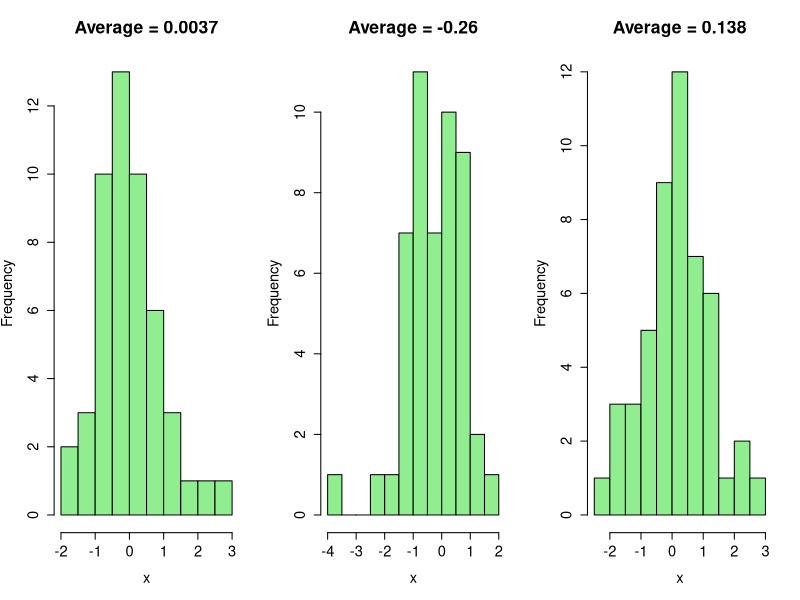
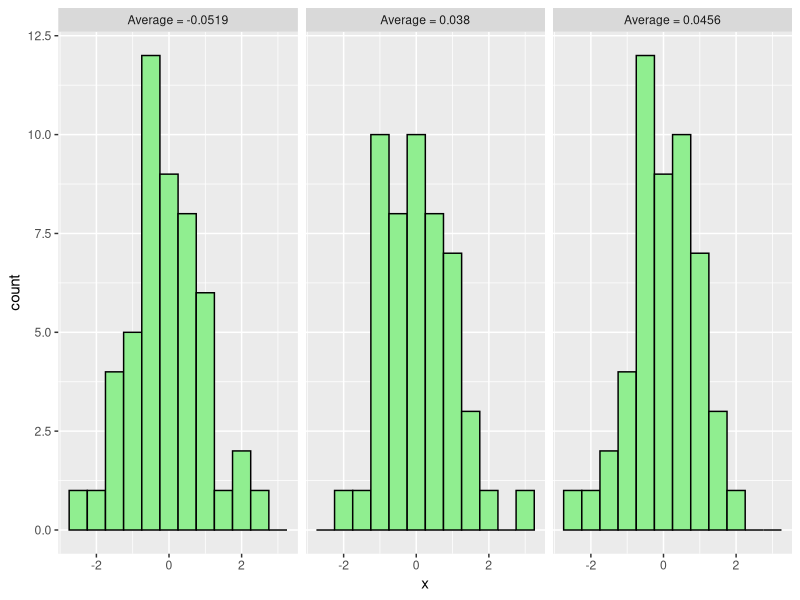
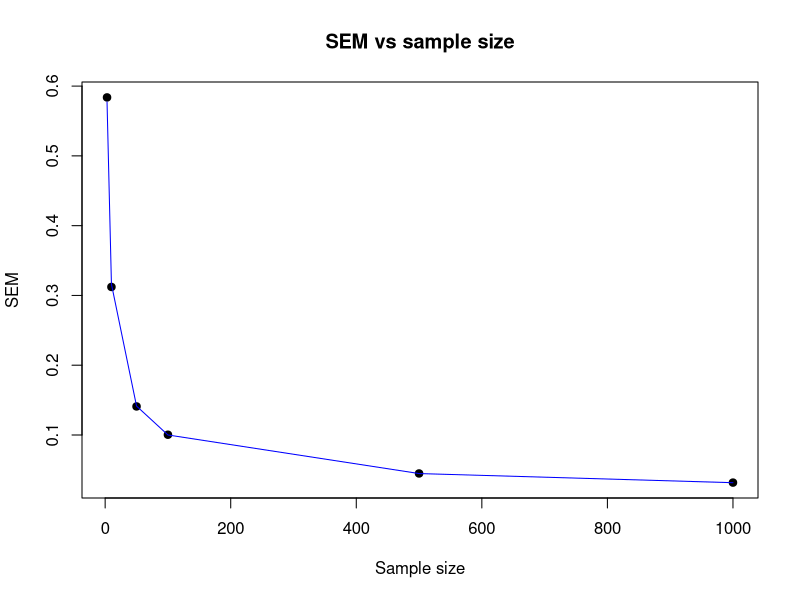
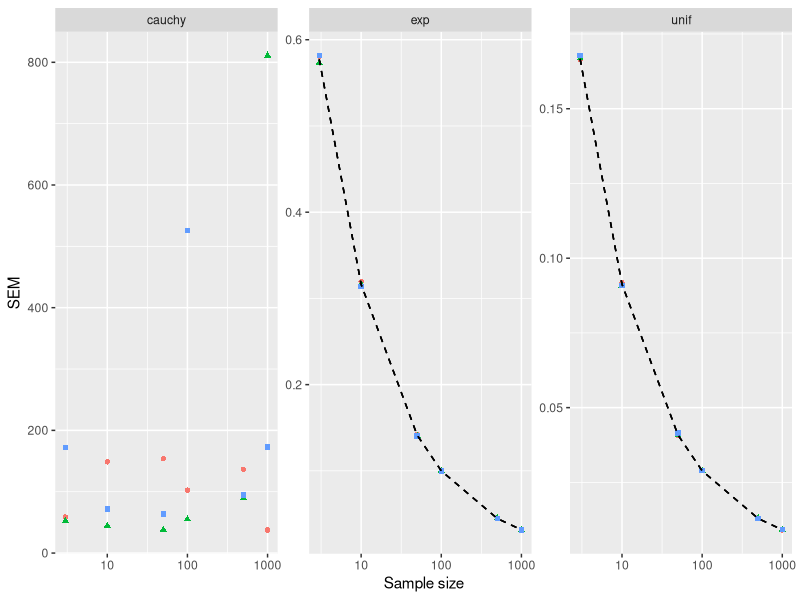
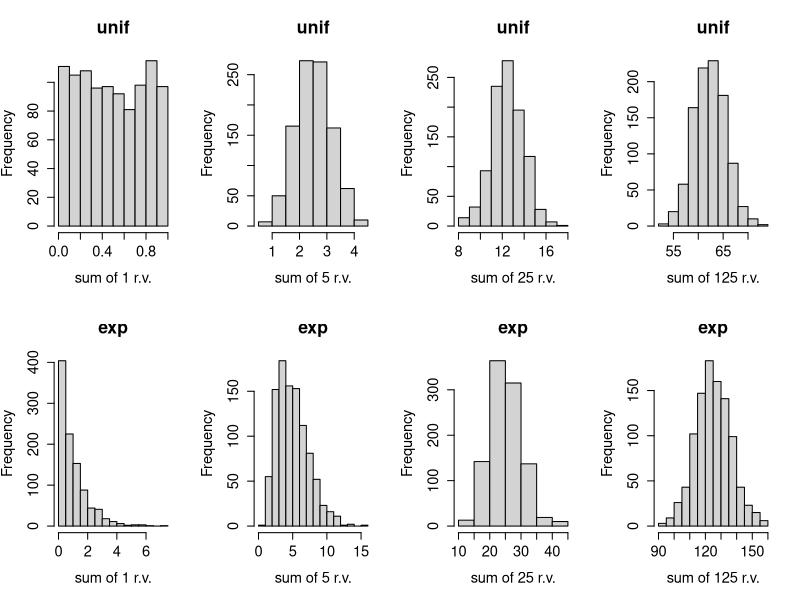
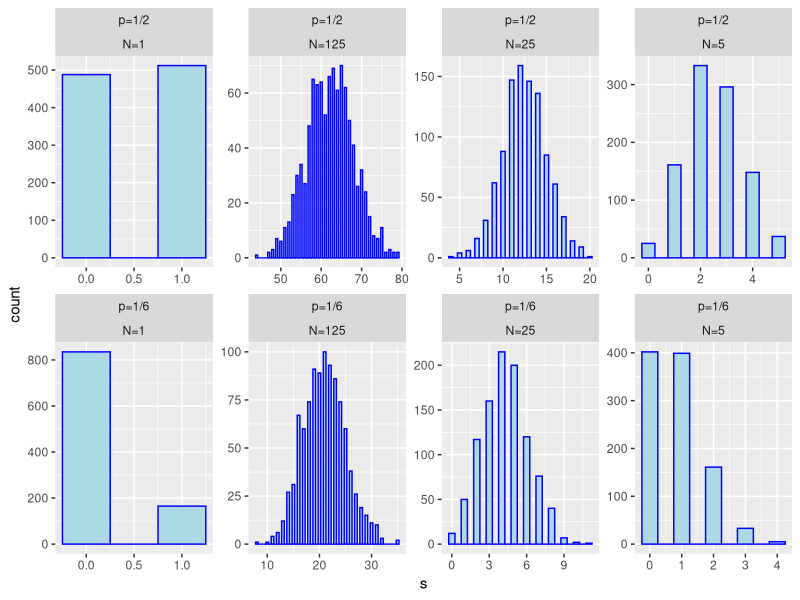

These charts were generated, in order, by the following R code:
## ---- chunk 1
library(ggplot2)
knitr::opts_chunk$set(echo = TRUE)
## ---- chunk 2
old.par <- par(mfrow=c(1,3),ps=16)
for ( iTry in 1:3 ) {
  x=rnorm(50,mean=0,sd=1)
  hist(x,breaks=10,col='lightgreen',main=paste("Average =",signif(mean(x),3)))
}
par(old.par)
## ---- chunk 3
ggplot(transform(data.frame(x=rnorm(150),y=rep(1:3,50)),y=paste("Average =",signif(unlist(lapply(unstack(data.frame(x,y)),mean))[y],3))),aes(x=x))+geom_histogram(binwidth=0.5,colour="black",fill='lightgreen')+facet_wrap(~y)
## ---- chunk 4
# different sample sizes we are going to try:
sample.sizes=c(3,10,50, 100, 500, 1000)
# how many samples of given size to draw:
Ntrials <- 10000

# we will use the vector below to keep the SD of the distribution of the means at each given sample size
# (note that it's ok to initialize with an empty vector of length 0 - if we index it out of bounds
# later, it will autoexpand on assignment, see examples in the slides) 
mean.sds = numeric(0) 

for ( N in sample.sizes ) { # try different sample sizes

 # insert your code here (you may want to check the slides).  ## We'll use matrix formulation for better performance:
  x <- matrix(rnorm(N*Ntrials),nrow=N)
  
 # 1) At each given N (i.e. in each iteration of the outer loop) you have to draw large number 
 # (e.g. 1000) of samples of size N from the distribution of your choice (e.g. normal, uniform, exponential, ...), calculate the mean of each of those samples and save them all into
 # a vector m.
 #
 # We've been asked to have vector called "m", let's 
 # dutifully make one:
  
  m <- colMeans(x)
  
 # 2) Now, with vector m in hand, we want to characterize how much the sample mean fluctuates
 # from one experiment (experiment=taking a sample of N measurements) to the next. Instead of just
 # drawing a histogram, this time we will calculate the standard deviation of the distribution
 # represented by the vector m. Use function sd().
 #
  
 # 3) save the result (sd of the distributions of the means for current N) into the vector means.sds.
 # You can use c() or you can use an indexing variable, in the latter case you will need to add it to the
 # code and increment properly

  # Here both points 2) - on the right side of assignment - and 3) - on the left side - are accomplished together:
  
  mean.sds[length(mean.sds)+1] <- sd(m)

}

# at this point, you should have the vector mean.sds filled. It should have length 6 and keep the values of 
# the standard deviation of the mean (known as the standard error of the mean, SEM) at different sample sizes 
# (mean.sds[1] is the SEM at N=3, mean.sds[2] is the SEM at N=10, and so on)

# let us now PLOT the SEM (i.e. the "typical" error we expect the sample mean to exhibit in any 
# given experiment) as a function of the sample size, N. 

plot(sample.sizes,mean.sds, main="SEM vs sample size",pch=19,xlab="Sample size",ylab="SEM")
lines(sample.sizes,1/sqrt(sample.sizes),col='blue')
## ---- chunk 5
x <- matrix(rnorm(1000000),ncol=10)
pt1 <- proc.time()
m <- rowMeans(x)
proc.time()-pt1
head(m)
pt1 <- proc.time()
m <- apply(x,1,mean)
proc.time()-pt1
head(m)
## ---- chunk 6
# fix seed to avoid one sample from Cauchy dominating everything else:
set.seed(1234567)
dfTmp <- NULL
for ( dShape in c("exp","unif","cauchy")) {
  for ( N in sample.sizes ) {
    for ( iTry in 1:3 ) {
      dfTmp <- rbind(dfTmp,data.frame(n=N,try=iTry,distr=dShape,sem=sd(colMeans(matrix(match.fun(paste0("r",dShape))(N*Ntrials),nrow=N))),s=c(exp=1,unif=1/sqrt(12),cauchy=NA)[dShape]))
    }
  }
}
ggplot(dfTmp,aes(x=n,y=sem,shape=factor(try),colour=factor(try)))+geom_point()+facet_wrap(~distr,scales="free")+theme(legend.position="none")+geom_path(aes(x=n,y=s/sqrt(n)),colour="black",linetype=2) + scale_x_log10() + xlab("Sample size") + ylab("SEM")
## ---- chunk 7
old.par <- par(mfcol=c(2,4),ps=16)
# let's loop over multiple values of N:
for ( N in 5^(0:3) ) {
  # let's try two different distributions:
  for ( dShape in c("unif","exp") ) {
    # how many times we are going to repeat the "experiment" (see the text above for what we call an experiment):
    repeats = 1000
    # we will use this vector to store the value of the sum in each experiment
    # lets use matrix formulation again:
    if ( dShape == "unif" ) {
      randValsTmp <- runif(repeats*N)
    } else if ( dShape == "exp" ) {
      randValsTmp <- rexp(repeats*N)
    } else {
      stop(paste("unknown distribution shape:",dShape,"!"))
    }
    # More extensible, succinct and cryptic way to achieve the same result as by the above "if-else" clause would be to instead execute:
    ### randValsTmp <- match.fun(paste0("r",dShape))(repeats*N)
    s.values = colSums(matrix(randValsTmp,ncol=repeats))
    # therefore we do not need to loop over repeats below:
    # for (n.exp in 1:repeats) { # repeat the experiment!
    # explained below. Here we must draw the values x1, ..., xN of the random variables we are going to sum up:
    ### replace with correct call: x = DISTR(N,...) 
    # the "measured" value of the random variable X is the sum of x1...xN, calculate it and save into 
    # the vector s.values:
    ### replace with correct call: s.values[n.exp] = ...???...
    # we repeated the experiment 1000 times, so we have 1000 values sampled from the process S and that should
    # be plenty for looking at their distribution:
    ### replace with correct call:   ...DRAW histogram of n.exp values of s.values...
    hist(s.values,main=dShape,xlab=paste("sum of",N,"r.v."))
  }
}
par(old.par)
## ---- chunk 8
dfTmp <- NULL
for ( N in 5^(0:3) ) {
  # to jazz it up let's use coin flip and dice roll:
  # we'll represent probabilities here as strings for prettier appearance in the plot legends:
  for ( pTmp in c("1/2","1/6") ) {
    # repeats already set above:
    s.values <- numeric()
    for ( n.exp in 1:repeats ) {
      # here we convert string representation of fractions to the numerical values expected by rbinom -- this is quite a bit more complicated than necessary, but things one does for the appearances (and to learn about "parse" and "eval"):
      s.values[n.exp] <- sum(rbinom(N,size=1,prob=eval(parse(text=pTmp))))
    }
    dfTmp <- rbind(dfTmp,data.frame(s=s.values,n=paste0("N=",N),p=paste0("p=",pTmp)))
  }
}
# and here we enjoy pretty probabilities as fractions in the panel titles: 
ggplot(dfTmp,aes(x=s))+geom_histogram(binwidth=0.5,colour="blue",fill='lightblue')+facet_wrap(~p+n,scales="free",ncol=4)
